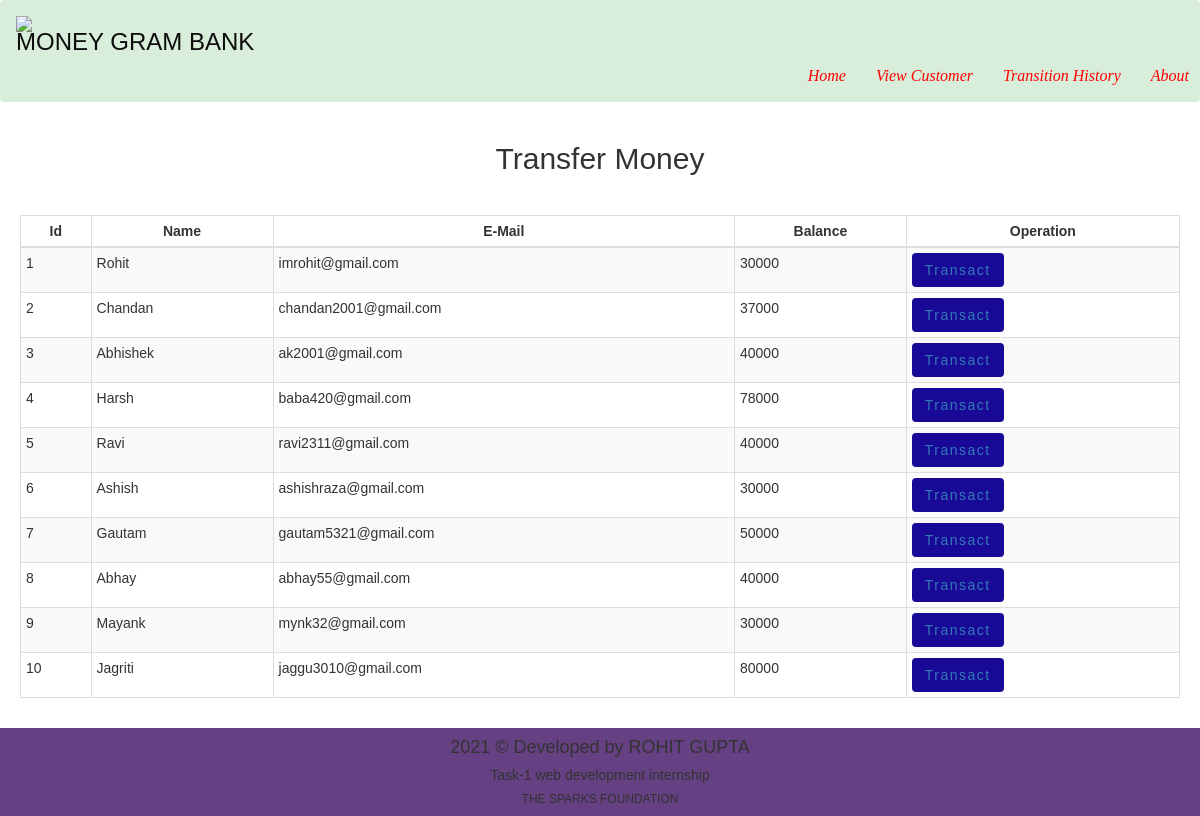
/customer.php, run on the app's committed database.
### tables this page shows
CREATE TABLE `users` (
  `id` int(3) NOT NULL,
  `name` text NOT NULL,
  `email` varchar(30) NOT NULL,
  `balance` int(8) NOT NULL
);

### customer.php (the view, shortened to what this page needs)
<!DOCTYPE html>
<html lang="en">
<head>
  <link rel="stylesheet" href="css/style.css">
  <link rel="stylesheet" href="https://maxcdn.bootstrapcdn.com/bootstrap/3.4.1/css/bootstrap.min.css">
</head>
<body>
  <?php
    include 'config.php';
    $sql = "SELECT * FROM users";
    $result = mysqli_query($conn,$sql);
?>
  <nav class="navbar navbar-expand-lg navbar-dark fixed-top bg-dark" style="background-color:rgb(216, 238, 219);">
    <div class="container-fluid">
        <a class="navbar-brand" href="index.php" style="color: rgb(11, 12, 11); font-family: Impact, Haettenschweiler, 'Arial Narrow Bold', sans-serif;font-size:x-large;"><img src="https://www.thesparksfoundationsingapore.org/images/logo_small.png "width=25px;>MONEY GRAM BANK</a>
      </div>
      <ul class="nav navbar-nav navbar-right" style="font-style: italic; font-size: medium; padding-right: 10px;">
        <li><a href="index.php" style="font-family: fantasy; color: red;">Home</a></li>
        <li><a href="customer.php" style="font-family: fantasy; color: red;">View Customer</a></li>
        <li><a href="transhistory.php" style="font-family: fantasy; color: red;">Transition History</a></li>
        <li><a href="about.php" style="font-family: fantasy; color: red;">About</a></li>
      </ul>
  </nav>
  <div class="container">
    <h2 class="text-center pt-4">Transfer Money</h2>
    <br>
        <div class="row">
            <div class="col">
                <div class="table-responsive-sm">
                <table class="table table-hover table-sm table-striped table-condensed table-bordered">
                    <thead>
                        <tr>
                        <th scope="col" class="text-center py-2">Id</th>
                        <th scope="col" class="text-center py-2">Name</th>
                        <th scope="col" class="text-center py-2">E-Mail</th>
                        <th scope="col" class="text-center py-2">Balance</th>
                        <th scope="col" class="text-center py-2">Operation</th>
                        </tr>
                    </thead>
                    <tbody>
            <?php
                while($rows=mysqli_fetch_assoc($result)){
            ?>
                <tr>
                    <td class="py-2"><?php echo $rows['id'] ?></td>
                    <td class="py-2"><?php echo $rows['name']?></td>
                    <td class="py-2"><?php echo $rows['email']?></td>
                    <td class="py-2"><?php echo $rows['balance']?></td>
                    <td><a href="userdetails.php?id= <?php echo $rows['id'] ;?>"> <button type="button" class="btn">Transact</button></a></td>
                </tr>
                <?php
              }
          ?>
                  </tbody>
              </table>
              </div>
          </div>
      </div>
   </div>
  <div class="footer">
    <div class="container text-center">
      <h4>2021 © Developed by ROHIT GUPTA</h4>
        <h5>Task-1 web development internship</h5>
        <h6>THE SPARKS FOUNDATION</h6>
    </div>
  </div>
</body>
</html>

### css/style.css (style rules this page uses)
* { padding: 0%; margin: 0%; box-sizing: border-box; font-family: sans-serif; }
h2 { color: #1a0e0e; font-weight: bold; transition: 0.3s; text-align: center; }
.row { padding: 5px; margin:5px }
button { border: none; border-radius: 8px; padding: 10px; background: #180a97; color: rgb(144, 144, 168); letter-spacing: 1.5px; font-size: 15px; transition: 0.5s; }
.footer { display: flex; align-items: center; background-color: rgba(62, 16, 99, 0.795); }

### data on the page
users: id "1", name "Rohit", email "imrohit@gmail.com", balance "30000"
users: id "2", name "Chandan", email "chandan2001@gmail.com", balance "37000"
users: id "3", name "Abhishek", email "ak2001@gmail.com", balance "40000"
users: id "4", name "Harsh", email "baba420@gmail.com", balance "78000"
users: id "5", name "Ravi", email "ravi2311@gmail.com", balance "40000"
users: id "6", name "Ashish", email "ashishraza@gmail.com", balance "30000"
users: id "7", name "Gautam", email "gautam5321@gmail.com", balance "50000"
users: id "8", name "Abhay", email "abhay55@gmail.com", balance "40000"
users: id "9", name "Mayank", email "mynk32@gmail.com", balance "30000"
users: id "10", name "Jagriti", email "jaggu3010@gmail.com", balance "80000"
